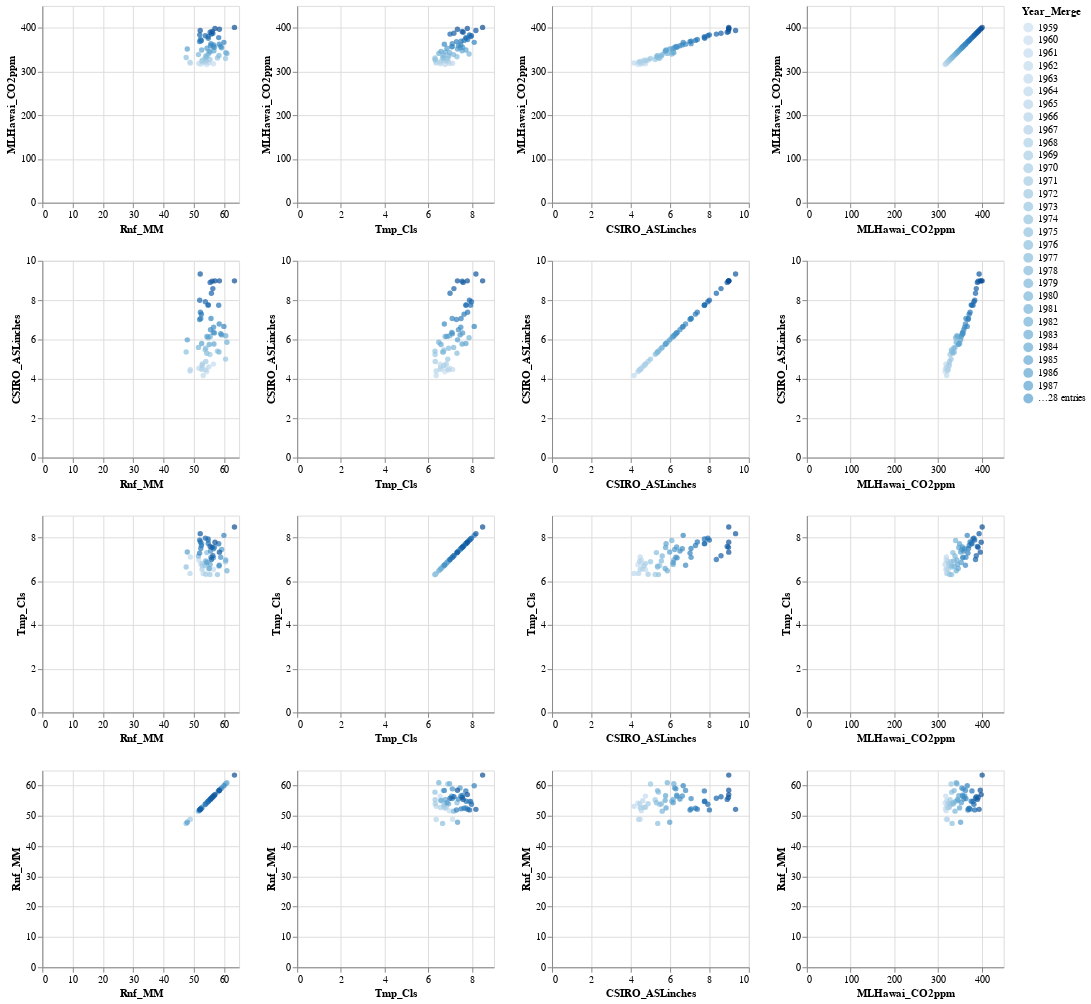

Notebook code for this chart:
### Code cell
#Scatter Plot # Distribution
import altair as alt
from vega_datasets import data

alt.Chart(df_merged_final).mark_circle().encode(
    alt.X(alt.repeat("column"), type='quantitative'),
    alt.Y(alt.repeat("row"), type='quantitative'),
    color='Year_Merge:O'
).properties(
    width=200,
    height=200
).repeat(
    column=['Rnf_MM','Tmp_Cls','CSIRO_ASLinches','MLHawai_CO2ppm'],
    row=['MLHawai_CO2ppm','CSIRO_ASLinches','Tmp_Cls','Rnf_MM']
)

### Figure 1 — Vega-Lite specification as saved in the notebook (floating-point values rounded to 4 significant figures)
{"config": {"view": {"continuousWidth": 400, "continuousHeight": 300}}, "repeat": {"column": ["Rnf_MM", "Tmp_Cls", "CSIRO_ASLinches", "MLHawai_CO2ppm"], "row": ["MLHawai_CO2ppm", "CSIRO_ASLinches", "Tmp_Cls", "Rnf_MM"]}, "spec": {"data": {"name": "data-4daf610280fa89058836c62719f49323"}, "mark": "circle", "encoding": {"color": {"type": "ordinal", "field": "Year_Merge"}, "x": {"type": "quantitative", "field": {"repeat": "column"}}, "y": {"type": "quantitative", "field": {"repeat": "row"}}}, "height": 200, "width": 200}, "$schema": "https://vega.github.io/schema/vega-lite/v4.8.1.json", "datasets": {"data-4daf610280fa89058836c62719f49323": [{"Year_Merge": 1959, "Rnf_MM": 54.3, "Anamoly_RnfMM": -0.6888, "Tmp_Cls": 6.752, "Anamoly_TmpCls": -0.4105, "CSIRO_ASLinches": 4.358, "Anamoly_CSIRO_ASLinches": -1.939, "MLHawai_CO2ppm": 316.0, "Anamoly_CO2ppm": -35.67}, {"Year_Merge": 1960, "Rnf_MM": 52.34, "Anamoly_RnfMM": -2.641, "Tmp_Cls": 6.788, "Anamoly_TmpCls": -0.3738, "CSIRO_ASLinches": 4.504, "Anamoly_CSIRO_ASLinches": -1.793, "MLHawai_CO2ppm": 316.9, "Anamoly_CO2ppm": -34.73}, {"Year_Merge": 1961, "Rnf_MM": 56.53, "Anamoly_RnfMM": 1.543, "Tmp_Cls": 6.538, "Anamoly_TmpCls": -0.6246, "CSIRO_ASLinches": 4.748, "Anamoly_CSIRO_ASLinches": -1.549, "MLHawai_CO2ppm": 317.6, "Anamoly_CO2ppm": -34.0}, {"Year_Merge": 1962, "Rnf_MM": 51.67, "Anamoly_RnfMM": -3.312, "Tmp_Cls": 6.968, "Anamoly_TmpCls": -0.1939, "CSIRO_ASLinches": 4.543, "Anamoly_CSIRO_ASLinches": -1.754, "MLHawai_CO2ppm": 318.4, "Anamoly_CO2ppm": -33.19}, {"Year_Merge": 1963, "Rnf_MM": 48.88, "Anamoly_RnfMM": -6.1, "Tmp_Cls": 7.108, "Anamoly_TmpCls": -0.05379, "CSIRO_ASLinches": 4.48, "Anamoly_CSIRO_ASLinches": -1.817, "MLHawai_CO2ppm": 319.0, "Anamoly_CO2ppm": -32.65}, {"Year_Merge": 1964, "Rnf_MM": 53.14, "Anamoly_RnfMM": -1.84, "Tmp_Cls": 6.357, "Anamoly_TmpCls": -0.8052, "CSIRO_ASLinches": 4.169, "Anamoly_CSIRO_ASLinches": -2.128, "MLHawai_CO2ppm": 319.6, "Anamoly_CO2ppm": -32.02}, {"Year_Merge": 1965, "Rnf_MM": 54.98, "Anamoly_RnfMM": -0.007966, "Tmp_Cls": 6.562, "Anamoly_TmpCls": -0.6001, "CSIRO_ASLinches": 4.61, "Anamoly_CSIRO_ASLinches": -1.687, "MLHawai_CO2ppm": 320.0, "Anamoly_CO2ppm": -31.6}, {"Year_Merge": 1966, "Rnf_MM": 48.79, "Anamoly_RnfMM": -6.193, "Tmp_Cls": 6.357, "Anamoly_TmpCls": -0.8049, "CSIRO_ASLinches": 4.398, "Anamoly_CSIRO_ASLinches": -1.9, "MLHawai_CO2ppm": 321.4, "Anamoly_CO2ppm": -30.26}, {"Year_Merge": 1967, "Rnf_MM": 54.02, "Anamoly_RnfMM": -0.961, "Tmp_Cls": 6.916, "Anamoly_TmpCls": -0.2466, "CSIRO_ASLinches": 4.453, "Anamoly_CSIRO_ASLinches": -1.844, "MLHawai_CO2ppm": 322.2, "Anamoly_CO2ppm": -29.48}, {"Year_Merge": 1968, "Rnf_MM": 52.78, "Anamoly_RnfMM": -2.208, "Tmp_Cls": 6.543, "Anamoly_TmpCls": -0.6193, "CSIRO_ASLinches": 4.484, "Anamoly_CSIRO_ASLinches": -1.813, "MLHawai_CO2ppm": 323.0, "Anamoly_CO2ppm": -28.6}, {"Year_Merge": 1969, "Rnf_MM": 52.82, "Anamoly_RnfMM": -2.168, "Tmp_Cls": 6.816, "Anamoly_TmpCls": -0.3459, "CSIRO_ASLinches": 4.752, "Anamoly_CSIRO_ASLinches": -1.545, "MLHawai_CO2ppm": 324.6, "Anamoly_CO2ppm": -27.02}, {"Year_Merge": 1970, "Rnf_MM": 52.84, "Anamoly_RnfMM": -2.149, "Tmp_Cls": 6.707, "Anamoly_TmpCls": -0.4553, "CSIRO_ASLinches": 4.677, "Anamoly_CSIRO_ASLinches": -1.62, "MLHawai_CO2ppm": 325.7, "Anamoly_CO2ppm": -25.96}, {"Year_Merge": 1971, "Rnf_MM": 54.01, "Anamoly_RnfMM": -0.9782, "Tmp_Cls": 6.316, "Anamoly_TmpCls": -0.8466, "CSIRO_ASLinches": 4.882, "Anamoly_CSIRO_ASLinches": -1.415, "MLHawai_CO2ppm": 326.3, "Anamoly_CO2ppm": -25.32}, {"Year_Merge": 1972, "Rnf_MM": 55.37, "Anamoly_RnfMM": 0.3863, "Tmp_Cls": 6.309, "Anamoly_TmpCls": -0.8527, "CSIRO_ASLinches": 5.24, "Anamoly_CSIRO_ASLinches": -1.057, "MLHawai_CO2ppm": 327.4, "Anamoly_CO2ppm": -24.19}, {"Year_Merge": 1973, "Rnf_MM": 60.52, "Anamoly_RnfMM": 5.536, "Tmp_Cls": 6.888, "Anamoly_TmpCls": -0.2746, "CSIRO_ASLinches": 5.004, "Anamoly_CSIRO_ASLinches": -1.293, "MLHawai_CO2ppm": 329.7, "Anamoly_CO2ppm": -21.96}, {"Year_Merge": 1974, "Rnf_MM": 53.78, "Anamoly_RnfMM": -1.21, "Tmp_Cls": 6.714, "Anamoly_TmpCls": -0.4485, "CSIRO_ASLinches": 5.472, "Anamoly_CSIRO_ASLinches": -0.8248, "MLHawai_CO2ppm": 330.2, "Anamoly_CO2ppm": -21.46}, {"Year_Merge": 1975, "Rnf_MM": 57.85, "Anamoly_RnfMM": 2.86, "Tmp_Cls": 6.302, "Anamoly_TmpCls": -0.8597, "CSIRO_ASLinches": 5.409, "Anamoly_CSIRO_ASLinches": -0.8878, "MLHawai_CO2ppm": 331.1, "Anamoly_CO2ppm": -20.56}, {"Year_Merge": 1976, "Rnf_MM": 47.51, "Anamoly_RnfMM": -7.474, "Tmp_Cls": 6.65, "Anamoly_TmpCls": -0.512, "CSIRO_ASLinches": 5.37, "Anamoly_CSIRO_ASLinches": -0.9271, "MLHawai_CO2ppm": 332.1, "Anamoly_CO2ppm": -19.59}, {"Year_Merge": 1977, "Rnf_MM": 54.33, "Anamoly_RnfMM": -0.6563, "Tmp_Cls": 7.309, "Anamoly_TmpCls": 0.1469, "CSIRO_ASLinches": 5.303, "Anamoly_CSIRO_ASLinches": -0.9941, "MLHawai_CO2ppm": 333.8, "Anamoly_CO2ppm": -17.86}, {"Year_Merge": 1978, "Rnf_MM": 53.98, "Anamoly_RnfMM": -1.008, "Tmp_Cls": 6.928, "Anamoly_TmpCls": -0.2342, "CSIRO_ASLinches": 5.555, "Anamoly_CSIRO_ASLinches": -0.7421, "MLHawai_CO2ppm": 335.4, "Anamoly_CO2ppm": -16.23}, {"Year_Merge": 1979, "Rnf_MM": 58.36, "Anamoly_RnfMM": 3.37, "Tmp_Cls": 6.689, "Anamoly_TmpCls": -0.4732, "CSIRO_ASLinches": 5.362, "Anamoly_CSIRO_ASLinches": -0.935, "MLHawai_CO2ppm": 336.8, "Anamoly_CO2ppm": -14.86}, {"Year_Merge": 1980, "Rnf_MM": 51.57, "Anamoly_RnfMM": -3.414, "Tmp_Cls": 7.156, "Anamoly_TmpCls": -0.006148, "CSIRO_ASLinches": 5.598, "Anamoly_CSIRO_ASLinches": -0.6988, "MLHawai_CO2ppm": 338.7, "Anamoly_CO2ppm": -12.96}, {"Year_Merge": 1981, "Rnf_MM": 54.8, "Anamoly_RnfMM": -0.1876, "Tmp_Cls": 7.861, "Anamoly_TmpCls": 0.6986, "CSIRO_ASLinches": 6.087, "Anamoly_CSIRO_ASLinches": -0.2106, "MLHawai_CO2ppm": 340.1, "Anamoly_CO2ppm": -11.54}, {"Year_Merge": 1982, "Rnf_MM": 60.98, "Anamoly_RnfMM": 5.991, "Tmp_Cls": 6.478, "Anamoly_TmpCls": -0.6837, "CSIRO_ASLinches": 5.858, "Anamoly_CSIRO_ASLinches": -0.4389, "MLHawai_CO2ppm": 341.4, "Anamoly_CO2ppm": -10.2}, {"Year_Merge": 1983, "Rnf_MM": 60.6, "Anamoly_RnfMM": 5.612, "Tmp_Cls": 6.971, "Anamoly_TmpCls": -0.191, "CSIRO_ASLinches": 6.189, "Anamoly_CSIRO_ASLinches": -0.1082, "MLHawai_CO2ppm": 343.0, "Anamoly_CO2ppm": -8.607}, {"Year_Merge": 1984, "Rnf_MM": 55.44, "Anamoly_RnfMM": 0.4597, "Tmp_Cls": 6.77, "Anamoly_TmpCls": -0.392, "CSIRO_ASLinches": 6.154, "Anamoly_CSIRO_ASLinches": -0.1437, "MLHawai_CO2ppm": 344.6, "Anamoly_CO2ppm": -7.057}, {"Year_Merge": 1985, "Rnf_MM": 55.14, "Anamoly_RnfMM": 0.152, "Tmp_Cls": 6.578, "Anamoly_TmpCls": -0.5837, "CSIRO_ASLinches": 5.748, "Anamoly_CSIRO_ASLinches": -0.5492, "MLHawai_CO2ppm": 346.0, "Anamoly_CO2ppm": -5.597}, {"Year_Merge": 1986, "Rnf_MM": 56.68, "Anamoly_RnfMM": 1.699, "Tmp_Cls": 7.542, "Anamoly_TmpCls": 0.3797, "CSIRO_ASLinches": 5.772, "Anamoly_CSIRO_ASLinches": -0.5256, "MLHawai_CO2ppm": 347.4, "Anamoly_CO2ppm": -4.247}, {"Year_Merge": 1987, "Rnf_MM": 52.63, "Anamoly_RnfMM": -2.354, "Tmp_Cls": 7.718, "Anamoly_TmpCls": 0.556, "CSIRO_ASLinches": 5.795, "Anamoly_CSIRO_ASLinches": -0.5019, "MLHawai_CO2ppm": 349.2, "Anamoly_CO2ppm": -2.477}, {"Year_Merge": 1988, "Rnf_MM": 47.88, "Anamoly_RnfMM": -7.108, "Tmp_Cls": 7.334, "Anamoly_TmpCls": 0.1723, "CSIRO_ASLinches": 5.98, "Anamoly_CSIRO_ASLinches": -0.3169, "MLHawai_CO2ppm": 351.6, "Anamoly_CO2ppm": -0.07719}, {"Year_Merge": 1989, "Rnf_MM": 54.38, "Anamoly_RnfMM": -0.6059, "Tmp_Cls": 6.853, "Anamoly_TmpCls": -0.3093, "CSIRO_ASLinches": 6.157, "Anamoly_CSIRO_ASLinches": -0.1397, "MLHawai_CO2ppm": 353.1, "Anamoly_CO2ppm": 1.433}, {"Year_Merge": 1990, "Rnf_MM": 59.24, "Anamoly_RnfMM": 4.254, "Tmp_Cls": 7.451, "Anamoly_TmpCls": 0.2891, "CSIRO_ASLinches": 6.232, "Anamoly_CSIRO_ASLinches": -0.06493, "MLHawai_CO2ppm": 354.4, "Anamoly_CO2ppm": 2.713}, {"Year_Merge": 1991, "Rnf_MM": 56.85, "Anamoly_RnfMM": 1.863, "Tmp_Cls": 7.566, "Anamoly_TmpCls": 0.4037, "CSIRO_ASLinches": 6.335, "Anamoly_CSIRO_ASLinches": 0.03744, "MLHawai_CO2ppm": 355.6, "Anamoly_CO2ppm": 3.933}, {"Year_Merge": 1992, "Rnf_MM": 56.48, "Anamoly_RnfMM": 1.499, "Tmp_Cls": 7.069, "Anamoly_TmpCls": -0.09295, "CSIRO_ASLinches": 6.358, "Anamoly_CSIRO_ASLinches": 0.06106, "MLHawai_CO2ppm": 356.4, "Anamoly_CO2ppm": 4.743}, {"Year_Merge": 1993, "Rnf_MM": 58.93, "Anamoly_RnfMM": 3.948, "Tmp_Cls": 7.096, "Anamoly_TmpCls": -0.06578, "CSIRO_ASLinches": 6.291, "Anamoly_CSIRO_ASLinches": -0.005871, "MLHawai_CO2ppm": 357.1, "Anamoly_CO2ppm": 5.433}, {"Year_Merge": 1994, "Rnf_MM": 55.55, "Anamoly_RnfMM": 0.5642, "Tmp_Cls": 7.377, "Anamoly_TmpCls": 0.2148, "CSIRO_ASLinches": 6.5, "Anamoly_CSIRO_ASLinches": 0.2028, "MLHawai_CO2ppm": 358.8, "Anamoly_CO2ppm": 7.183}, {"Year_Merge": 1995, "Rnf_MM": 56.57, "Anamoly_RnfMM": 1.586, "Tmp_Cls": 7.484, "Anamoly_TmpCls": 0.3218, "CSIRO_ASLinches": 6.618, "Anamoly_CSIRO_ASLinches": 0.3209, "MLHawai_CO2ppm": 360.8, "Anamoly_CO2ppm": 9.163}, {"Year_Merge": 1996, "Rnf_MM": 58.43, "Anamoly_RnfMM": 3.441, "Tmp_Cls": 6.731, "Anamoly_TmpCls": -0.4315, "CSIRO_ASLinches": 6.787, "Anamoly_CSIRO_ASLinches": 0.4902, "MLHawai_CO2ppm": 362.6, "Anamoly_CO2ppm": 10.95}, {"Year_Merge": 1997, "Rnf_MM": 55.71, "Anamoly_RnfMM": 0.7273, "Tmp_Cls": 7.091, "Anamoly_TmpCls": -0.07145, "CSIRO_ASLinches": 7.067, "Anamoly_CSIRO_ASLinches": 0.7697, "MLHawai_CO2ppm": 363.7, "Anamoly_CO2ppm": 12.07}, {"Year_Merge": 1998, "Rnf_MM": 59.98, "Anamoly_RnfMM": 4.991, "Tmp_Cls": 8.098, "Anamoly_TmpCls": 0.9355, "CSIRO_ASLinches": 6.665, "Anamoly_CSIRO_ASLinches": 0.3681, "MLHawai_CO2ppm": 366.6, "Anamoly_CO2ppm": 15.01}, {"Year_Merge": 1999, "Rnf_MM": 51.96, "Anamoly_RnfMM": -3.029, "Tmp_Cls": 7.287, "Anamoly_TmpCls": 0.1244, "CSIRO_ASLinches": 7.012, "Anamoly_CSIRO_ASLinches": 0.7146, "MLHawai_CO2ppm": 368.3, "Anamoly_CO2ppm": 16.69}, {"Year_Merge": 2000, "Rnf_MM": 52.33, "Anamoly_RnfMM": -2.657, "Tmp_Cls": 7.496, "Anamoly_TmpCls": 0.3342, "CSIRO_ASLinches": 7.063, "Anamoly_CSIRO_ASLinches": 0.7658, "MLHawai_CO2ppm": 369.5, "Anamoly_CO2ppm": 17.88}, {"Year_Merge": 2001, "Rnf_MM": 52.54, "Anamoly_RnfMM": -2.448, "Tmp_Cls": 7.633, "Anamoly_TmpCls": 0.4711, "CSIRO_ASLinches": 7.287, "Anamoly_CSIRO_ASLinches": 0.9902, "MLHawai_CO2ppm": 371.1, "Anamoly_CO2ppm": 19.49}, {"Year_Merge": 2002, "Rnf_MM": 52.22, "Anamoly_RnfMM": -2.761, "Tmp_Cls": 7.795, "Anamoly_TmpCls": 0.6328, "CSIRO_ASLinches": 7.382, "Anamoly_CSIRO_ASLinches": 1.085, "MLHawai_CO2ppm": 373.2, "Anamoly_CO2ppm": 21.58}, {"Year_Merge": 2003, "Rnf_MM": 54.82, "Anamoly_RnfMM": -0.1645, "Tmp_Cls": 7.73, "Anamoly_TmpCls": 0.5677, "CSIRO_ASLinches": 7.76, "Anamoly_CSIRO_ASLinches": 1.463, "MLHawai_CO2ppm": 375.8, "Anamoly_CO2ppm": 24.13}, {"Year_Merge": 2004, "Rnf_MM": 58.26, "Anamoly_RnfMM": 3.275, "Tmp_Cls": 7.714, "Anamoly_TmpCls": 0.5514, "CSIRO_ASLinches": 7.74, "Anamoly_CSIRO_ASLinches": 1.443, "MLHawai_CO2ppm": 377.5, "Anamoly_CO2ppm": 25.85}, {"Year_Merge": 2005, "Rnf_MM": 54.75, "Anamoly_RnfMM": -0.2321, "Tmp_Cls": 7.931, "Anamoly_TmpCls": 0.7689, "CSIRO_ASLinches": 7.744, "Anamoly_CSIRO_ASLinches": 1.447, "MLHawai_CO2ppm": 379.8, "Anamoly_CO2ppm": 28.16}, {"Year_Merge": 2006, "Rnf_MM": 53.84, "Anamoly_RnfMM": -1.14, "Tmp_Cls": 7.972, "Anamoly_TmpCls": 0.8096, "CSIRO_ASLinches": 7.917, "Anamoly_CSIRO_ASLinches": 1.62, "MLHawai_CO2ppm": 381.9, "Anamoly_CO2ppm": 30.26}, {"Year_Merge": 2007, "Rnf_MM": 51.98, "Anamoly_RnfMM": -3.001, "Tmp_Cls": 7.879, "Anamoly_TmpCls": 0.7173, "CSIRO_ASLinches": 7.996, "Anamoly_CSIRO_ASLinches": 1.699, "MLHawai_CO2ppm": 383.8, "Anamoly_CO2ppm": 32.12}, {"Year_Merge": 2008, "Rnf_MM": 55.85, "Anamoly_RnfMM": 0.8619, "Tmp_Cls": 6.99, "Anamoly_TmpCls": -0.1719, "CSIRO_ASLinches": 8.35, "Anamoly_CSIRO_ASLinches": 2.053, "MLHawai_CO2ppm": 385.6, "Anamoly_CO2ppm": 33.95}, {"Year_Merge": 2009, "Rnf_MM": 56.33, "Anamoly_RnfMM": 1.343, "Tmp_Cls": 7.167, "Anamoly_TmpCls": 0.005276, "CSIRO_ASLinches": 8.587, "Anamoly_CSIRO_ASLinches": 2.289, "MLHawai_CO2ppm": 387.4, "Anamoly_CO2ppm": 35.73}, {"Year_Merge": 2010, "Rnf_MM": 55.44, "Anamoly_RnfMM": 0.4514, "Tmp_Cls": 7.591, "Anamoly_TmpCls": 0.4292, "CSIRO_ASLinches": 8.902, "Anamoly_CSIRO_ASLinches": 2.604, "MLHawai_CO2ppm": 389.9, "Anamoly_CO2ppm": 38.21}, {"Year_Merge": 2011, "Rnf_MM": 56.06, "Anamoly_RnfMM": 1.079, "Tmp_Cls": 7.548, "Anamoly_TmpCls": 0.386, "CSIRO_ASLinches": 8.965, "Anamoly_CSIRO_ASLinches": 2.667, "MLHawai_CO2ppm": 391.6, "Anamoly_CO2ppm": 39.99}, {"Year_Merge": 2012, "Rnf_MM": 52.16, "Anamoly_RnfMM": -2.829, "Tmp_Cls": 8.174, "Anamoly_TmpCls": 1.012, "CSIRO_ASLinches": 9.327, "Anamoly_CSIRO_ASLinches": 3.03, "MLHawai_CO2ppm": 393.8, "Anamoly_CO2ppm": 42.18}, {"Year_Merge": 2013, "Rnf_MM": 58.49, "Anamoly_RnfMM": 3.506, "Tmp_Cls": 7.329, "Anamoly_TmpCls": 0.1673, "CSIRO_ASLinches": 8.98, "Anamoly_CSIRO_ASLinches": 2.683, "MLHawai_CO2ppm": 396.5, "Anamoly_CO2ppm": 44.84}, {"Year_Merge": 2014, "Rnf_MM": 57.03, "Anamoly_RnfMM": 2.047, "Tmp_Cls": 7.782, "Anamoly_TmpCls": 0.6203, "CSIRO_ASLinches": 8.98, "Anamoly_CSIRO_ASLinches": 2.683, "MLHawai_CO2ppm": 398.6, "Anamoly_CO2ppm": 46.97}, {"Year_Merge": 2015, "Rnf_MM": 63.47, "Anamoly_RnfMM": 8.481, "Tmp_Cls": 8.481, "Anamoly_TmpCls": 1.319, "CSIRO_ASLinches": 8.98, "Anamoly_CSIRO_ASLinches": 2.683, "MLHawai_CO2ppm": 400.8, "Anamoly_CO2ppm": 49.19}]}}
